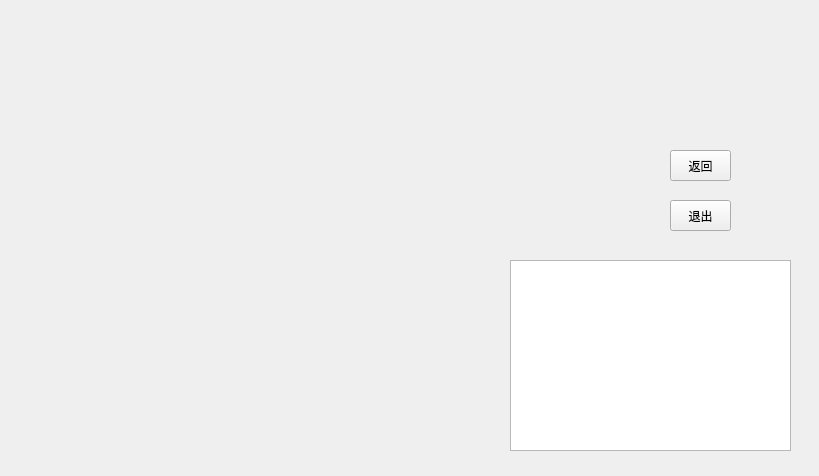
<?xml version="1.0" encoding="UTF-8"?>
<ui version="4.0">
 <class>PersonInforWindow</class>
 <widget class="QWidget" name="PersonInforWindow">
  <property name="geometry">
   <rect>
    <x>0</x>
    <y>0</y>
    <width>819</width>
    <height>476</height>
   </rect>
  </property>
  <property name="windowTitle">
   <string>Form</string>
  </property>
  <widget class="QPushButton" name="exit">
   <property name="geometry">
    <rect>
     <x>670</x>
     <y>200</y>
     <width>61</width>
     <height>31</height>
    </rect>
   </property>
   <property name="text">
    <string>退出</string>
   </property>
  </widget>
  <widget class="QPushButton" name="back">
   <property name="geometry">
    <rect>
     <x>670</x>
     <y>150</y>
     <width>61</width>
     <height>31</height>
    </rect>
   </property>
   <property name="text">
    <string>返回</string>
   </property>
  </widget>
  <widget class="QTextBrowser" name="testBrowser">
   <property name="geometry">
    <rect>
     <x>510</x>
     <y>260</y>
     <width>281</width>
     <height>191</height>
    </rect>
   </property>
  </widget>
 </widget>
 <resources/>
 <connections/>
</ui>
